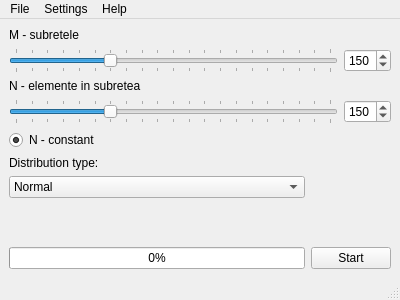
<?xml version="1.0" encoding="UTF-8"?>
<ui version="4.0">
 <class>MainWindow</class>
 <widget class="QMainWindow" name="MainWindow">
  <property name="geometry">
   <rect>
    <x>0</x>
    <y>0</y>
    <width>400</width>
    <height>300</height>
   </rect>
  </property>
  <property name="minimumSize">
   <size>
    <width>200</width>
    <height>200</height>
   </size>
  </property>
  <property name="windowTitle">
   <string>MainWindow</string>
  </property>
  <property name="windowOpacity">
   <double>1.000000000000000</double>
  </property>
  <widget class="QWidget" name="centralwidget">
   <layout class="QGridLayout" name="gridLayout_3">
    <item row="4" column="0">
     <widget class="QComboBox" name="comboBox_distribution">
      <item>
       <property name="text">
        <string>Normal</string>
       </property>
      </item>
      <item>
       <property name="text">
        <string>Poisson</string>
       </property>
      </item>
     </widget>
    </item>
    <item row="6" column="0">
     <widget class="QProgressBar" name="progressBar">
      <property name="value">
       <number>0</number>
      </property>
     </widget>
    </item>
    <item row="1" column="0" colspan="2">
     <layout class="QGridLayout" name="gridLayout_2">
      <item row="1" column="0">
       <widget class="QSlider" name="slider_n">
        <property name="maximum">
         <number>500</number>
        </property>
        <property name="value">
         <number>150</number>
        </property>
        <property name="orientation">
         <enum>Qt::Horizontal</enum>
        </property>
        <property name="tickPosition">
         <enum>QSlider::TicksBothSides</enum>
        </property>
        <property name="tickInterval">
         <number>25</number>
        </property>
       </widget>
      </item>
      <item row="0" column="0">
       <widget class="QLabel" name="label_n">
        <property name="text">
         <string>N - elemente in subretea</string>
        </property>
        <property name="alignment">
         <set>Qt::AlignLeading|Qt::AlignLeft|Qt::AlignVCenter</set>
        </property>
       </widget>
      </item>
      <item row="1" column="1">
       <widget class="QSpinBox" name="spinBox_n">
        <property name="maximum">
         <number>500</number>
        </property>
        <property name="value">
         <number>150</number>
        </property>
       </widget>
      </item>
     </layout>
    </item>
    <item row="0" column="0" colspan="2">
     <layout class="QGridLayout" name="gridLayout">
      <item row="0" column="0">
       <widget class="QLabel" name="label_m">
        <property name="text">
         <string>M - subretele</string>
        </property>
        <property name="alignment">
         <set>Qt::AlignLeading|Qt::AlignLeft|Qt::AlignVCenter</set>
        </property>
       </widget>
      </item>
      <item row="1" column="0">
       <widget class="QSlider" name="slider_m">
        <property name="maximum">
         <number>500</number>
        </property>
        <property name="value">
         <number>150</number>
        </property>
        <property name="orientation">
         <enum>Qt::Horizontal</enum>
        </property>
        <property name="tickPosition">
         <enum>QSlider::TicksBothSides</enum>
        </property>
        <property name="tickInterval">
         <number>25</number>
        </property>
       </widget>
      </item>
      <item row="1" column="1">
       <widget class="QSpinBox" name="spinBox_m">
        <property name="suffix">
         <string/>
        </property>
        <property name="maximum">
         <number>500</number>
        </property>
        <property name="value">
         <number>150</number>
        </property>
       </widget>
      </item>
     </layout>
    </item>
    <item row="3" column="0">
     <widget class="QLabel" name="label_distribution">
      <property name="text">
       <string>Distribution type:</string>
      </property>
     </widget>
    </item>
    <item row="2" column="0">
     <widget class="QRadioButton" name="radioButton_N_const">
      <property name="text">
       <string>N - constant</string>
      </property>
      <property name="checked">
       <bool>true</bool>
      </property>
     </widget>
    </item>
    <item row="6" column="1">
     <widget class="QPushButton" name="pushButton_start">
      <property name="text">
       <string>Start</string>
      </property>
     </widget>
    </item>
    <item row="5" column="0" colspan="2">
     <spacer name="verticalSpacer">
      <property name="orientation">
       <enum>Qt::Vertical</enum>
      </property>
      <property name="sizeHint" stdset="0">
       <size>
        <width>20</width>
        <height>40</height>
       </size>
      </property>
     </spacer>
    </item>
   </layout>
  </widget>
  <widget class="QMenuBar" name="menubar">
   <property name="geometry">
    <rect>
     <x>0</x>
     <y>0</y>
     <width>400</width>
     <height>21</height>
    </rect>
   </property>
   <widget class="QMenu" name="menuFile">
    <property name="title">
     <string>File</string>
    </property>
    <addaction name="actionOpen_output_dir"/>
    <addaction name="actionImport_example"/>
   </widget>
   <widget class="QMenu" name="menuHelp">
    <property name="title">
     <string>Help</string>
    </property>
    <addaction name="actionAbout"/>
   </widget>
   <widget class="QMenu" name="menuSettings">
    <property name="title">
     <string>Settings</string>
    </property>
    <addaction name="actionClean_output_dir"/>
   </widget>
   <addaction name="menuFile"/>
   <addaction name="menuSettings"/>
   <addaction name="menuHelp"/>
  </widget>
  <widget class="QStatusBar" name="statusbar"/>
  <action name="actionOpen">
   <property name="text">
    <string>Open</string>
   </property>
  </action>
  <action name="actionQuit">
   <property name="text">
    <string>Quit</string>
   </property>
  </action>
  <action name="actionQuit_2">
   <property name="text">
    <string>Quit</string>
   </property>
  </action>
  <action name="actionOpen_output_dir">
   <property name="text">
    <string>Open output dir</string>
   </property>
  </action>
  <action name="actionImport_example">
   <property name="text">
    <string>Import example</string>
   </property>
  </action>
  <action name="actionAbout">
   <property name="text">
    <string>About</string>
   </property>
  </action>
  <action name="actionClean_output_dir">
   <property name="text">
    <string>Clean output dir.</string>
   </property>
  </action>
 </widget>
 <resources/>
 <connections/>
</ui>
